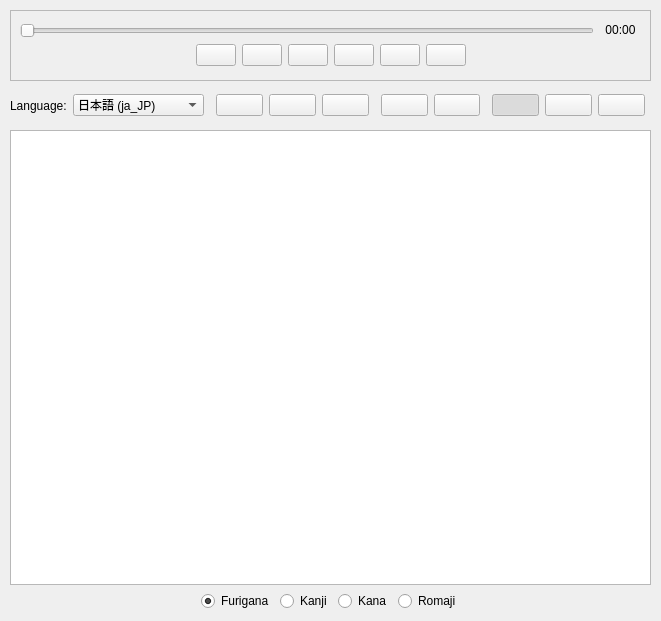
<ui version="4.0" >
 <author></author>
 <comment></comment>
 <exportmacro></exportmacro>
 <class>Form</class>
 <widget class="QWidget" name="Form" >
  <property name="geometry" >
   <rect>
    <x>0</x>
    <y>0</y>
    <width>661</width>
    <height>621</height>
   </rect>
  </property>
  <property name="windowTitle" >
   <string>Lyrics Editor - merry_go_round.xml</string>
  </property>
  <widget class="QWidget" name="horizontalLayout" >
   <property name="geometry" >
    <rect>
     <x>10</x>
     <y>90</y>
     <width>641</width>
     <height>31</height>
    </rect>
   </property>
   <layout class="QHBoxLayout" >
    <property name="margin" >
     <number>0</number>
    </property>
    <property name="spacing" >
     <number>6</number>
    </property>
    <item>
     <widget class="QLabel" name="label" >
      <property name="text" >
       <string>Language:</string>
      </property>
     </widget>
    </item>
    <item>
     <widget class="QComboBox" name="comboBox" >
      <property name="minimumSize" >
       <size>
        <width>131</width>
        <height>0</height>
       </size>
      </property>
      <item>
       <property name="text" >
        <string>日本語 (ja_JP)</string>
       </property>
      </item>
      <item>
       <property name="text" >
        <string>English (en_US)</string>
       </property>
      </item>
     </widget>
    </item>
    <item>
     <spacer>
      <property name="orientation" >
       <enum>Qt::Horizontal</enum>
      </property>
      <property name="sizeType" >
       <enum>QSizePolicy::Fixed</enum>
      </property>
      <property name="sizeHint" >
       <size>
        <width>6</width>
        <height>20</height>
       </size>
      </property>
     </spacer>
    </item>
    <item>
     <widget class="QPushButton" name="pushButton" >
      <property name="toolTip" >
       <string>Add</string>
      </property>
      <property name="icon" >
       <iconset resource="LyricsEditor.qrc" >:/add.png</iconset>
      </property>
     </widget>
    </item>
    <item>
     <widget class="QPushButton" name="pushButton_2" >
      <property name="toolTip" >
       <string>Remove</string>
      </property>
      <property name="icon" >
       <iconset resource="LyricsEditor.qrc" >:/remove.png</iconset>
      </property>
     </widget>
    </item>
    <item>
     <widget class="QPushButton" name="pushButton_12" >
      <property name="toolTip" >
       <string>Edit Song Info</string>
      </property>
      <property name="icon" >
       <iconset resource="LyricsEditor.qrc" >:/edit.png</iconset>
      </property>
     </widget>
    </item>
    <item>
     <spacer>
      <property name="orientation" >
       <enum>Qt::Horizontal</enum>
      </property>
      <property name="sizeType" >
       <enum>QSizePolicy::Fixed</enum>
      </property>
      <property name="sizeHint" >
       <size>
        <width>6</width>
        <height>20</height>
       </size>
      </property>
     </spacer>
    </item>
    <item>
     <widget class="QPushButton" name="pushButton_13" >
      <property name="toolTip" >
       <string>Drop Start Here</string>
      </property>
      <property name="icon" >
       <iconset resource="LyricsEditor.qrc" >:/predrop.png</iconset>
      </property>
     </widget>
    </item>
    <item>
     <widget class="QPushButton" name="pushButton_14" >
      <property name="toolTip" >
       <string>Drop Stop Here</string>
      </property>
      <property name="icon" >
       <iconset resource="LyricsEditor.qrc" >:/postdrop.png</iconset>
      </property>
     </widget>
    </item>
    <item>
     <spacer>
      <property name="orientation" >
       <enum>Qt::Horizontal</enum>
      </property>
      <property name="sizeType" >
       <enum>QSizePolicy::Fixed</enum>
      </property>
      <property name="sizeHint" >
       <size>
        <width>6</width>
        <height>20</height>
       </size>
      </property>
     </spacer>
    </item>
    <item>
     <widget class="QPushButton" name="pushButton_7" >
      <property name="toolTip" >
       <string>Preview</string>
      </property>
      <property name="icon" >
       <iconset resource="LyricsEditor.qrc" >:/preview.png</iconset>
      </property>
      <property name="checkable" >
       <bool>true</bool>
      </property>
      <property name="checked" >
       <bool>true</bool>
      </property>
     </widget>
    </item>
    <item>
     <widget class="QPushButton" name="pushButton_6" >
      <property name="toolTip" >
       <string>Guess Furigana</string>
      </property>
      <property name="icon" >
       <iconset resource="LyricsEditor.qrc" >:/furigana.png</iconset>
      </property>
     </widget>
    </item>
    <item>
     <widget class="QPushButton" name="pushButton_5" >
      <property name="toolTip" >
       <string>Translate</string>
      </property>
      <property name="icon" >
       <iconset resource="LyricsEditor.qrc" >:/translate.png</iconset>
      </property>
     </widget>
    </item>
    <item>
     <spacer>
      <property name="orientation" >
       <enum>Qt::Horizontal</enum>
      </property>
      <property name="sizeType" >
       <enum>QSizePolicy::Fixed</enum>
      </property>
      <property name="sizeHint" >
       <size>
        <width>6</width>
        <height>20</height>
       </size>
      </property>
     </spacer>
    </item>
   </layout>
  </widget>
  <widget class="QWidget" name="verticalLayout" >
   <property name="geometry" >
    <rect>
     <x>10</x>
     <y>130</y>
     <width>641</width>
     <height>481</height>
    </rect>
   </property>
   <layout class="QVBoxLayout" >
    <property name="margin" >
     <number>0</number>
    </property>
    <property name="spacing" >
     <number>6</number>
    </property>
    <item>
     <widget class="QTextEdit" name="textEdit" />
    </item>
    <item>
     <layout class="QHBoxLayout" >
      <property name="margin" >
       <number>0</number>
      </property>
      <property name="spacing" >
       <number>6</number>
      </property>
      <item>
       <spacer>
        <property name="orientation" >
         <enum>Qt::Horizontal</enum>
        </property>
        <property name="sizeHint" >
         <size>
          <width>40</width>
          <height>20</height>
         </size>
        </property>
       </spacer>
      </item>
      <item>
       <widget class="QRadioButton" name="radioButton" >
        <property name="text" >
         <string>Furigana</string>
        </property>
        <property name="checked" >
         <bool>true</bool>
        </property>
       </widget>
      </item>
      <item>
       <widget class="QRadioButton" name="radioButton_4" >
        <property name="text" >
         <string>Kanji</string>
        </property>
       </widget>
      </item>
      <item>
       <widget class="QRadioButton" name="radioButton_3" >
        <property name="text" >
         <string>Kana</string>
        </property>
       </widget>
      </item>
      <item>
       <widget class="QRadioButton" name="radioButton_2" >
        <property name="text" >
         <string>Romaji</string>
        </property>
       </widget>
      </item>
      <item>
       <spacer>
        <property name="orientation" >
         <enum>Qt::Horizontal</enum>
        </property>
        <property name="sizeHint" >
         <size>
          <width>40</width>
          <height>20</height>
         </size>
        </property>
       </spacer>
      </item>
     </layout>
    </item>
   </layout>
  </widget>
  <widget class="QFrame" name="frame" >
   <property name="geometry" >
    <rect>
     <x>10</x>
     <y>10</y>
     <width>641</width>
     <height>71</height>
    </rect>
   </property>
   <property name="frameShape" >
    <enum>QFrame::StyledPanel</enum>
   </property>
   <property name="frameShadow" >
    <enum>QFrame::Raised</enum>
   </property>
   <widget class="QWidget" name="horizontalLayout_3" >
    <property name="geometry" >
     <rect>
      <x>10</x>
      <y>30</y>
      <width>621</width>
      <height>31</height>
     </rect>
    </property>
    <layout class="QHBoxLayout" >
     <property name="margin" >
      <number>0</number>
     </property>
     <property name="spacing" >
      <number>6</number>
     </property>
     <item>
      <spacer>
       <property name="orientation" >
        <enum>Qt::Horizontal</enum>
       </property>
       <property name="sizeHint" >
        <size>
         <width>40</width>
         <height>20</height>
        </size>
       </property>
      </spacer>
     </item>
     <item>
      <widget class="QPushButton" name="pushButton_8" >
       <property name="icon" >
        <iconset resource="LyricsEditor.qrc" >:/player_start.png</iconset>
       </property>
      </widget>
     </item>
     <item>
      <widget class="QPushButton" name="pushButton_9" >
       <property name="icon" >
        <iconset resource="LyricsEditor.qrc" >:/player_rew.png</iconset>
       </property>
      </widget>
     </item>
     <item>
      <widget class="QPushButton" name="pushButton_4" >
       <property name="icon" >
        <iconset resource="LyricsEditor.qrc" >:/player_stop.png</iconset>
       </property>
      </widget>
     </item>
     <item>
      <widget class="QPushButton" name="pushButton_3" >
       <property name="icon" >
        <iconset resource="LyricsEditor.qrc" >:/player_play.png</iconset>
       </property>
      </widget>
     </item>
     <item>
      <widget class="QPushButton" name="pushButton_11" >
       <property name="icon" >
        <iconset resource="LyricsEditor.qrc" >:/player_fwd.png</iconset>
       </property>
      </widget>
     </item>
     <item>
      <widget class="QPushButton" name="pushButton_10" >
       <property name="icon" >
        <iconset resource="LyricsEditor.qrc" >:/player_end.png</iconset>
       </property>
      </widget>
     </item>
     <item>
      <spacer>
       <property name="orientation" >
        <enum>Qt::Horizontal</enum>
       </property>
       <property name="sizeHint" >
        <size>
         <width>40</width>
         <height>20</height>
        </size>
       </property>
      </spacer>
     </item>
    </layout>
   </widget>
   <widget class="QWidget" name="horizontalLayout_2" >
    <property name="geometry" >
     <rect>
      <x>10</x>
      <y>10</y>
      <width>621</width>
      <height>21</height>
     </rect>
    </property>
    <layout class="QHBoxLayout" >
     <property name="margin" >
      <number>0</number>
     </property>
     <property name="spacing" >
      <number>6</number>
     </property>
     <item>
      <widget class="QSlider" name="horizontalSlider" >
       <property name="orientation" >
        <enum>Qt::Horizontal</enum>
       </property>
      </widget>
     </item>
     <item>
      <widget class="QLabel" name="label_2" >
       <property name="sizePolicy" >
        <sizepolicy>
         <hsizetype>0</hsizetype>
         <vsizetype>0</vsizetype>
         <horstretch>0</horstretch>
         <verstretch>0</verstretch>
        </sizepolicy>
       </property>
       <property name="minimumSize" >
        <size>
         <width>41</width>
         <height>0</height>
        </size>
       </property>
       <property name="text" >
        <string>00:00</string>
       </property>
       <property name="alignment" >
        <set>Qt::AlignCenter</set>
       </property>
      </widget>
     </item>
    </layout>
   </widget>
  </widget>
 </widget>
 <pixmapfunction></pixmapfunction>
 <resources>
  <include location="LyricsEditor.qrc" />
 </resources>
 <connections/>
</ui>
